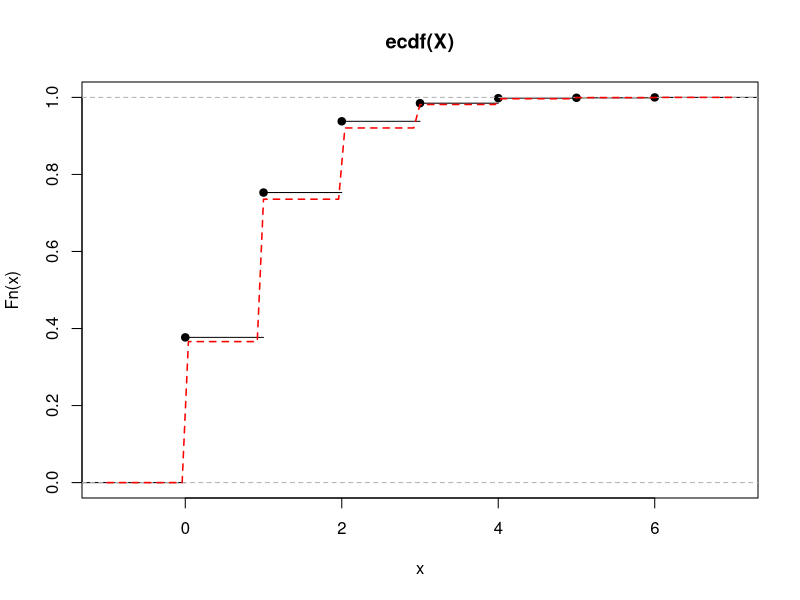
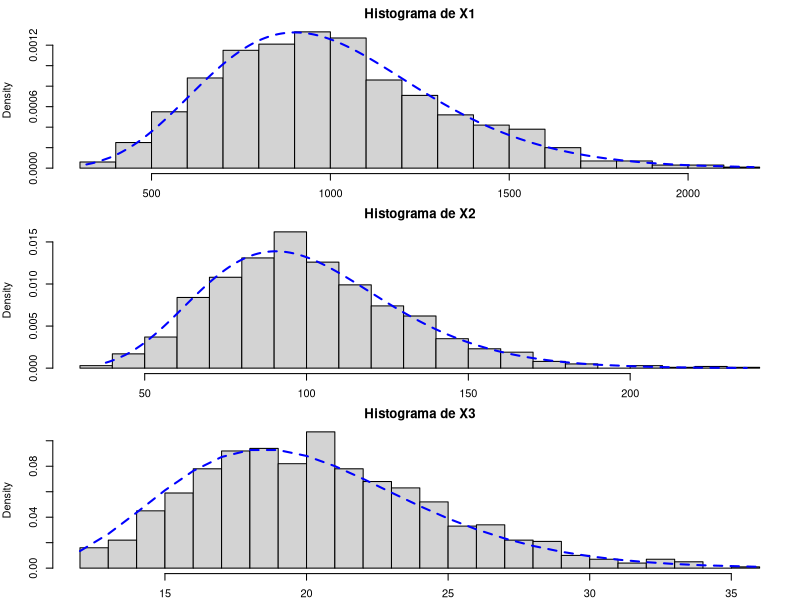
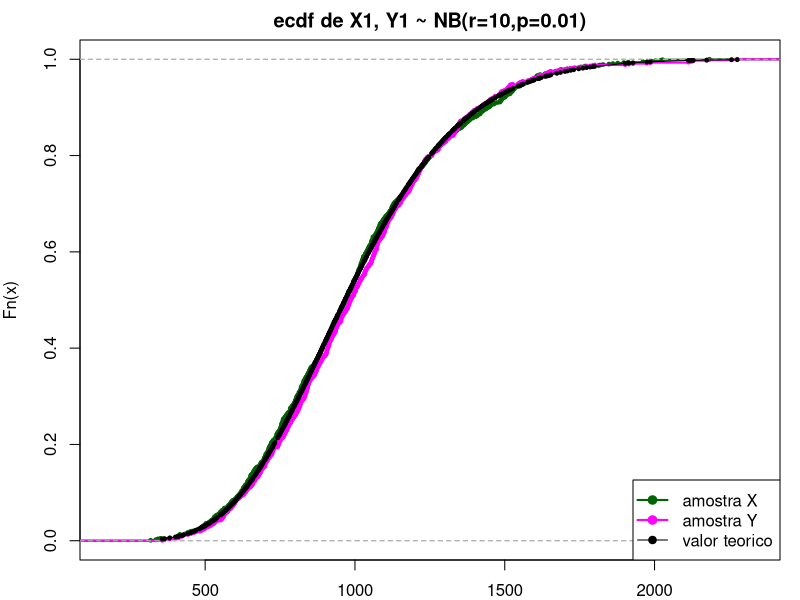
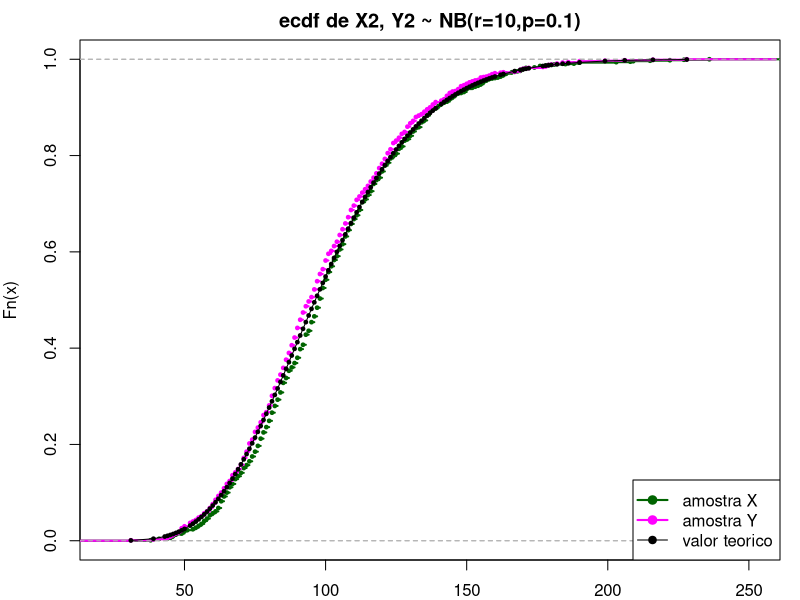
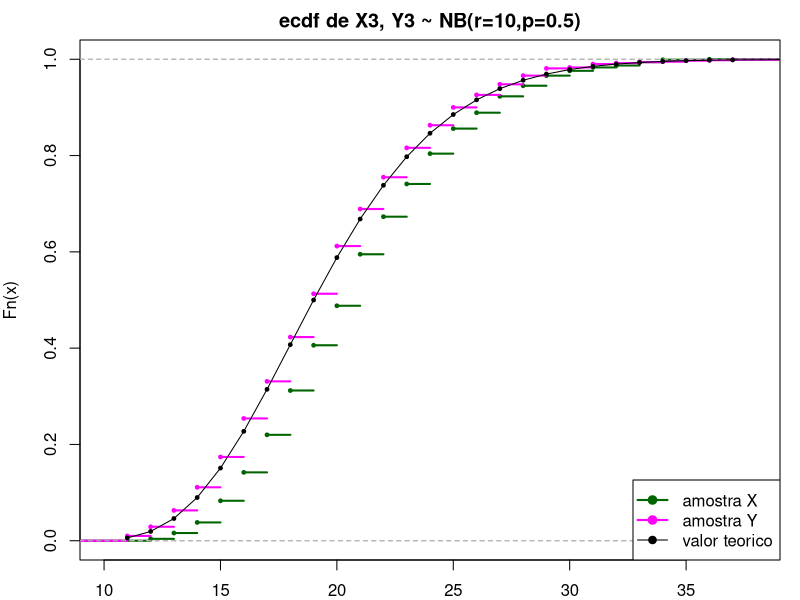

These figures' R source, in order:
## ---- chunk 1
#X é semelhante a uma Bernoulli(2/3), que ao invés de assumir valores 0 ou 1, assume 1 ou 2.
#ou seja, podemos fazer o seguinte:
p <- 2/3

rBern<- function(n,p){
  U <- runif(n)
  return(as.numeric(U<=p))
}
#A), B) e C)
for(n in c(100,1E3,1E4)){
  #gera a bernoulli e soma 1
  X <- rBern(n,p) + 1
  #estimativa da proporção de x=1
  print(paste("Proporção de x=1 para n =", n))
  print(mean(X==1))
}
## ---- chunk 2
#podemos usar a soma de bernoullis para simular X
jogo <- function(){
  return(sum(rBern(100,0.01))) #usa a funcao geradora da questao 1
}

X<- replicate(1E3, jogo())

mean(X)
var(X)

plot(ecdf(X))
curve(pbinom(x,100,0.01),add=T,col="red",lwd=1.5,lty=2)
## ---- chunk 3
#metodo da composicao
probs<- c(0.06,0.06,0.06,0.06,0.06,0.15,0.13,0.14,0.15,0.13)

geraComp <- function(n,probs){
  intervalos <- cumsum(c(0,probs))
  U<- runif(n)
  X<- numeric(n)
  for(i in seq_along(probs)){
    caso <- U <= intervalos[i+1] & U> intervalos[i]
    X[caso] <- i
  }
  return(X)
}
X<- geraComp(1E3,probs)
rbind(p.Gerados=table(X)/1E3,p.Teoricos= probs)
## ---- chunk 4
U<- runif(10)

rNBinom <- function(n, r, p){
  # esse gerador simula uma binomial negativa
  # contando as x tentativas ate que se obtenham r sucessos
  Y<- numeric(n)
  for(i in 1:n){
    X <- 1
    suc <-0
    while(suc < r){
      U<- runif(1)
      if(U<=p) suc <- suc+1
      X<- X+1
    }
    Y[i] <- X
  }
  return(Y)
}

#testando a geradora
r<- 10
p<- c(0.01,0.1,0.5)
X<- sapply(p, rNBinom, n=1E3,r=r)

## B) e C)
#histogramas e funcoes probabilidade
par(mfrow=c(3,1), mar=c(2,4,2,1))
for(i in 1:3){
  hist(X[,i], freq=F,breaks=25,
       main=paste0("Histograma de X",i))
  valores<- sort(unique(X[,i]))
  lines(valores,dnbinom(valores-r,size=r,prob=p[i]),
        lwd=2,lty=2,col="blue")
}

## D)
# soma-se r aqui porque a parametrização dada por Ross é diferente da que o R usa
# (Ross conta todas as tentativas e rnbinom() conta somente as "falhas")
Y <- sapply(p, function(p) rnbinom(1E3, size=r, p) + r)

#comparacao de cumulativas empíricas com a real
par(mfrow=c(1,1))
for(i in 1:3){
  plot(ecdf(X[,i]),col="darkgreen",lwd=2,cex=.5,
       main=paste0("ecdf de X",i,", Y",i, " ~ NB(r=10,p=",p[i],")"))
  lines(ecdf(Y[,i]),col="magenta",lwd=2,cex=.5)
  valores<- sort(unique(Y[,i]))
  lines(valores,pnbinom(valores-r,size=r,prob=p[i]),
        lwd=1,type="o",pch=19,cex=.5)
  legend("bottomright",legend=c("amostra X","amostra Y","valor teorico"),
       col=c("darkgreen","magenta","black"),lwd=c(2,2,1),pch=19)
}


tab<-list()
for(i in 1:3){
  tab[[i]]<- rbind(amostra=c(media=mean(X[,i]),variancia=var(X[,i])),
                   amostra.R=c(media=mean(Y[,i]),variancia=var(Y[,i])),
                   teoricos= c(r/p[i], r*(1-p[i])/p[i]^2))
}
names(tab) <- paste0("p",p)
tab
## ---- chunk 5
#lista das misturas
m<-list()
## Normais
#MISTURA 1
m$mist1 <- list()
m$mist1$mi <- 3*((2/3)^(0:7)-1)
m$mist1$sig <- (2/3)^(0:7)
m$mist1$probs <- rep(1/8,8)

#MISTURA 2
m$mist2 <- list()
m$mist2$mi <- c(-1.5,1.5)
m$mist2$sig <- c(0.5,0.5)
m$mist2$probs <- c(0.5,0.5)

#MISTURA 3
m$mist3 <- list()
m$mist3$mi <- c(0, (0:4)/2-1)
m$mist3$sig <- c(1,rep(0.1,5))
m$mist3$probs <- c(0.5,rep(0.1,5))

## Gama
#MISTURA 4
m$mist4 <- list()
m$mist4$a <- c(11,11)
m$mist4$probs <- c(2/3,1/3)
m$mist4$lam <- c(1/20,7/20)
## ---- chunk 6
#funcao momento para as gamas
#(vetorizada para varios parametros lambda e alfa)
momentoGama <- function(n,lam,a){
    return(1/(lam^n)*sapply(a,function(a)prod(a+(1:n)-1)))
  }
## ---- chunk 7
#funcao calcMedia
calcMedia <- function(mist,gamma=F){
  if(gamma) return( sum( mist$probs*momentoGama(1,mist$lam,mist$a)) )
  return(sum(mist$probs*mist$mi))
}
#medias misturas
for(i in 1:4){
  print(m[[i]]$media <- calcMedia(m[[i]],i==4))
}
## ---- chunk 8
#funcao calcVar
calcVar <- function(mist,gamma=F){
  if(gamma){
    medias <- mist$a/mist$lam;    vars <- mist$a/mist$lam^2
  }
  else{
    medias <- mist$mi;    vars <- mist$sig^2
  }
  return(sum(mist$probs*(vars+medias^2)) - mist$media^2)
}
#variancias misturas
for(i in 1:4){
  print(m[[i]]$var <- calcVar(m[[i]],i==4))
}
## ---- chunk 9
#funcao calcAssim
calcAssim <- function(mist,gamma=F){
  if(gamma)
    Assim <- with(mist, (sum(probs*momentoGama(3,lam,a))-3*media*var-media^3)/var^1.5)
  return(Assim)
}

calcAssim(m$mist4,gamma=T)
## ---- chunk 10
# 1- Funcao geradora de Geometricas
rGeom <- function(n,p){
  U <- runif(n)
  G <- log(U) %/% log(1-p) + 1
  return(G)
}
# 2- Funcao geradora de X
rMist <- function(n){
  U <- runif(n)
  X<- numeric(n)
  caso1 <- U <= 0.5
  #
  X[caso1] <- rGeom( sum(caso1), 1/2 )
  X[!caso1] <- rGeom( sum(!caso1), 1/3 )
  return(X)
}

X <- rMist(1E3)

#MONTANDO UMA TABELA PARA COMPARAR AS PROPORCOES GERADAS COM AS PROPORCOES TEORICAS
tab.empirica <- table(X)/1E3
valores <- sort(unique(X))
tab.teorica <- dgeom(valores-1,1/2)*0.5 + dgeom(valores-1,1/3)*0.5

rbind("Prop. Amostral"= tab.empirica,"Prop. Teorica"= tab.teorica)
## ---- chunk 11
N<- 1E4
exata <- sum(exp((1:1E4)/N))

U <- trunc(runif(100,1,N))
estimativa <- mean(exp(U/N))*1E4

cbind(exata,estimativa)
## ---- chunk 12
## Algoritmo do método da taxa de risco discreta

risco <- function(p){
  X <- 1
  U <- runif(1)
  lam <- p[1]
  acum <- cumsum(p)
  while(U >= lam & X< length(p)){
    X <- X + 1
    lam <- p[X]/(1-acum[X-1])
    U <- runif(1)
  }
  return(X)
}

## B)
#usaremos de exemplo a distribuicao do exercicio anterior
X<-replicate(1E3,risco(probs))
rbind(p.Gerados=table(X)/1E3,p.Teoricos= probs)

